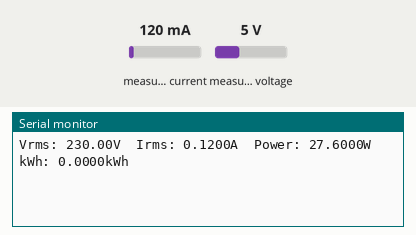
Recording of a sketch running on a simulated ESP32. Shown: the last lines printed to the serial monitor. The inputs (shaded band) are chosen by the test bench; at power-on: measured current 120 mA, measured voltage 5 V. WiFi joins after 1.5 s; servers stay silent unless stated.

Above: at 3.0 s.
3.1 s: measured current set to 40 mA
At 3.1 s:
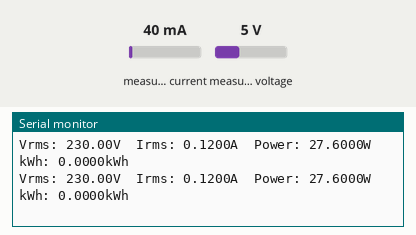
4.6 s: measured voltage set to 0.3 V
At 4.6 s:
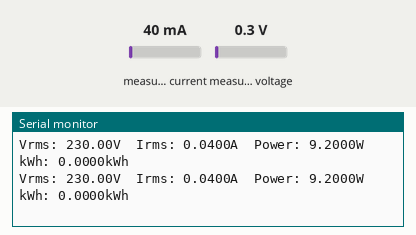
6.1 s: measured current set to 500 mA
At 6.1 s:
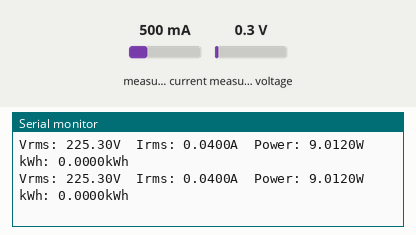
7.6 s: measured voltage set to 3.8 V
At 7.6 s:
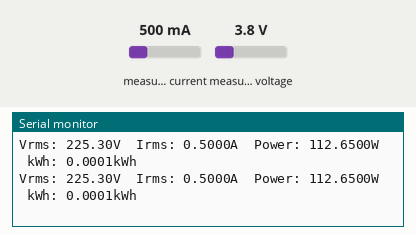
Timing chart, 0 to 10.1 s (numbered marks = the images above; inputs shaded):
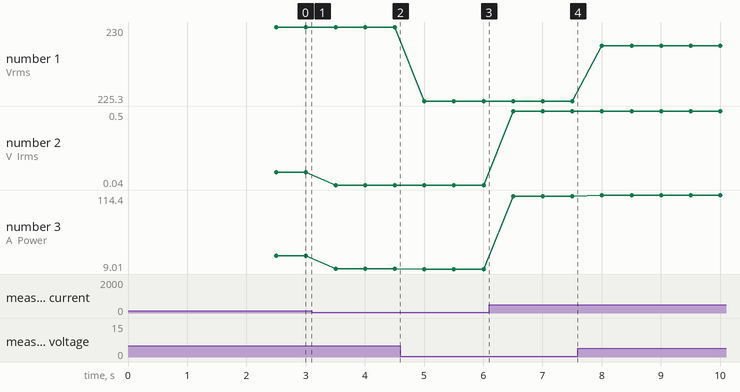

The sketch:

modul13.ino
```cpp
#define BLYNK_PRINT Serial

#define BLYNK_TEMPLATE_ID "TMPLOUqzX6sc"
#define BLYNK_DEVICE_NAME "Membaca Analog"
#define BLYNK_AUTH_TOKEN "tkP9vOGi3nM6YSwUcKXL36BKFTicOfYz"

#include "EmonLib.h"   //https://github.com/openenergymonitor/EmonLib
#include <WiFi.h>
#include <WiFiClient.h>
#include <BlynkSimpleEsp32.h>
#include <DHTesp.h>

EnergyMonitor emon;
#define vCalibration 106.8
#define currCalibration 0.52
BlynkTimer timer;
char auth[] = "tkP9vOGi3nM6YSwUcKXL36BKFTicOfYz";

char ssid[] = "Wokwi-GUEST";
char pass[] = "";
const int sensorPin = 34;
float kWh = 0;
unsigned long lastmillis = millis();

void pembacaan(){
  emon.calcVI(20, 2000);
    Serial.print("Vrms: ");
    Serial.print(emon.Vrms, 2);
    Serial.print("V");
    Blynk.virtualWrite(V0, emon.Vrms);
    Serial.print("\tIrms: ");
    Serial.print(emon.Irms, 4);
    Serial.print("A");
    Blynk.virtualWrite(V1, emon.Irms);
    Serial.print("\tPower: ");
    Serial.print(emon.apparentPower, 4);
    Serial.print("W");
    Blynk.virtualWrite(V2, emon.apparentPower);
    Serial.print("\tkWh: ");
    kWh = kWh + emon.apparentPower*(millis()-lastmillis)/3600000000.0;
    Serial.print(kWh, 4);
    Serial.println("kWh");
    lastmillis = millis();
    Blynk.virtualWrite(V3, kWh);
}

void setup()
{
  Serial.begin(9600);
  emon.voltage(35, vCalibration, 1.7); // Voltage: input pin, calibration, phase_shift
  emon.current(34, currCalibration); // Current: input pin, calibration.
  Blynk.begin(auth, ssid, pass);
  timer.setInterval(500L, pembacaan);
}

void loop()
{
  Blynk.run();
  timer.run();
}
```

Measured:
- plotted number 1: 230 → 225.3 after the input at 4.6 s, 225.3 → 228.8 after the input at 7.6 s
- plotted number 2: 0.12 → 0.04 after the input at 3.1 s, 0.04 → 0.5 after the input at 6.1 s
- plotted number 3: 27.6 → 9.2 after the input at 3.1 s, 9.2 → 9.01 after the input at 4.6 s, 9.01 → 112.65 after the input at 6.1 s, 112.65 → 114.4 after the input at 7.6 s
